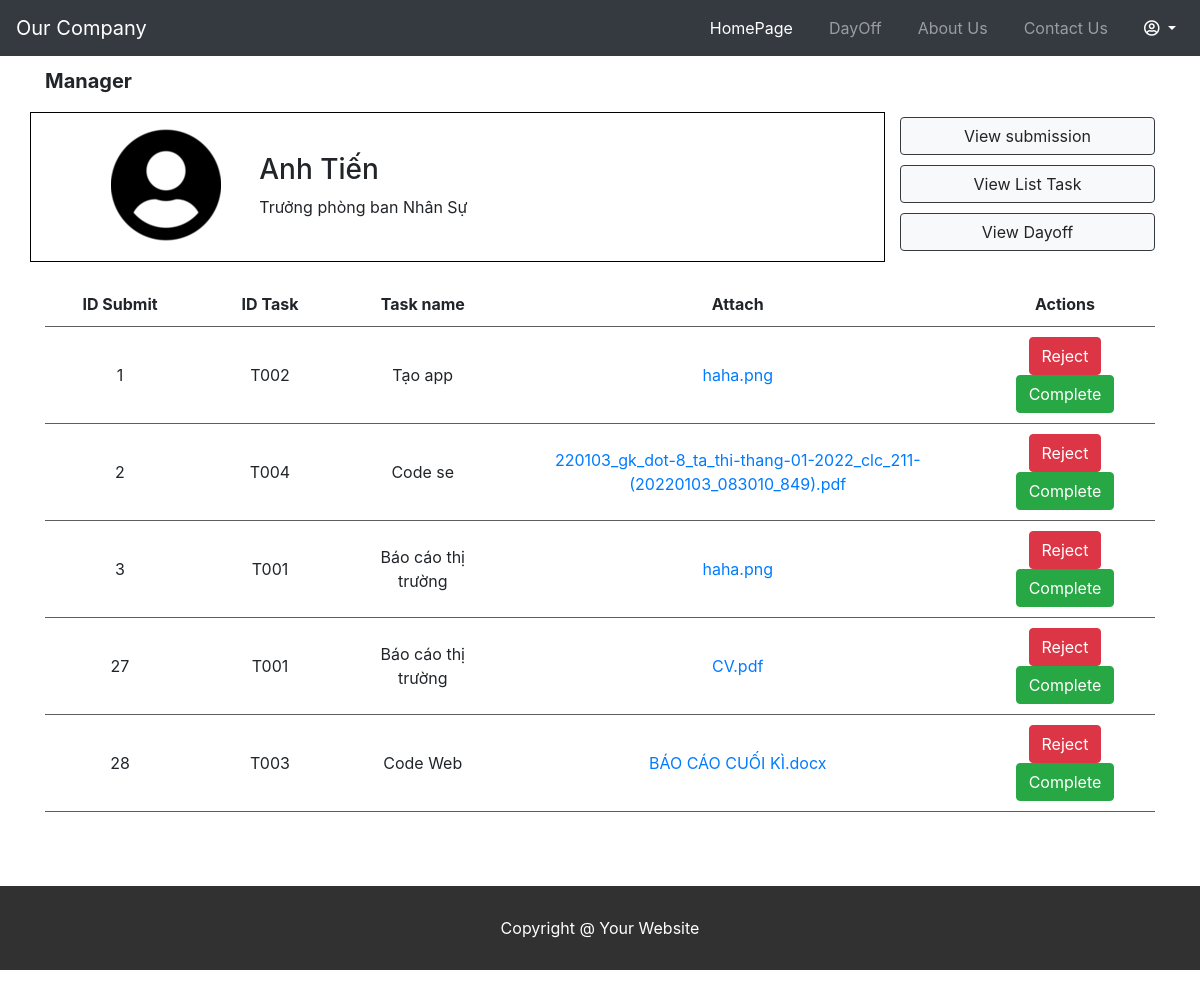
Screenshot of /truongphong/truongphong1.php (signed in) with the database file from the repository.
### tables this page shows
CREATE TABLE `employee` (
  `idnv` varchar(50) NOT NULL,
  `name` varchar(255) NOT NULL,
  `username` varchar(255) DEFAULT NULL,
  `position` varchar(255) DEFAULT NULL,
  `department` varchar(255) DEFAULT NULL,
  `id_department` varchar(50) DEFAULT NULL,
  `email` varchar(255) DEFAULT NULL,
  `phone` varchar(255) DEFAULT NULL,
  `indentity` varchar(255) DEFAULT NULL,
  `gender` varchar(255) DEFAULT NULL,
  `image` varchar(255) DEFAULT NULL,
  `password` varchar(255) DEFAULT NULL,
  `role` varchar(50) DEFAULT NULL
);

CREATE TABLE `submission` (
  `idsm` int(11) NOT NULL,
  `idnv` varchar(55) NOT NULL,
  `idtask` varchar(55) NOT NULL,
  `attach` varchar(255) NOT NULL,
  `description` varchar(255) NOT NULL,
  `day_submit` varchar(255) DEFAULT NULL,
  `deadline` varchar(255) DEFAULT NULL,
  `turnin` varchar(255) DEFAULT NULL,
  `token` int(11) DEFAULT NULL
);

CREATE TABLE `task` (
  `idtask` varchar(55) NOT NULL,
  `name` varchar(255) NOT NULL,
  `status` varchar(55) NOT NULL,
  `description` varchar(255) NOT NULL,
  `idnv` varchar(55) NOT NULL,
  `dueto` varchar(255) DEFAULT NULL,
  `id_department` varchar(255) DEFAULT NULL,
  `token` int(11) DEFAULT NULL,
  `evaluate` varchar(255) DEFAULT NULL,
  `note` varchar(255) DEFAULT NULL,
  `attach` varchar(255) DEFAULT NULL
);

### db.php (called while the page is built, shortened)
<?php
    function open_database() {
        $conn = new mysqli(HOST, USER, PASSWORD, DB);
        return $conn;
    }
	function get_employee_by_tentk($tentk){
        $conn = open_database();
		$sql = "SELECT * FROM employee WHERE username = ?";
		$stm = $conn->prepare($sql);
        $stm->bind_param('s', $tentk);
        if (!$stm->execute()){
            return array('code' => 1, 'message' => 'Không thể thực thi câu lệnh sql');
        }
		$result = $stm->get_result();
        $data = array();
        while($row = $result->fetch_assoc())
		{
            $data[] = $row;
        }
        return array('code'=>0, 'data'=>$data);
    }
    function get_all_submissions(){
        $conn = open_database();
		$sql = "SELECT * FROM submission WHERE token = 1";
		$result = $conn->query($sql);
        $data = array();
        while($row = $result->fetch_assoc())
		{
            $data[] = $row;
        }
        return array('code' => 0, 'message' =>'thành công', 'data' => $data);
    }
    function get_task($idtask){
        $conn = open_database();
		$sql = "SELECT * FROM task WHERE idtask = ?";
		$stm = $conn->prepare($sql);
        $stm->bind_param('s', $idtask);
        if (!$stm->execute()){
            return array('code' => 1, 'message' => 'Không thể thực thi câu lệnh sql');
        }
		$result = $stm->get_result();
        $data = array();
        while($row = $result->fetch_assoc())
		{
            $data[] = $row;
        }
        return array('code'=>0,'message'=>'sussess', 'data'=>$data);
    }
?>

### truongphong/truongphong1.php (the view, shortened to what this page needs)
<?php
	require_once('../db.php');
	$user = $_SESSION['user'];
	$result = get_employee_by_tentk($user);
	$data = $result['data'];
	foreach ($data as $item){
		$nameManager = $item['name'];
		$departmentManager = $item['department'];
	}
	$submission = get_all_submissions()['data'];
?>
<!DOCTYPE html>
<html lang="en">
<head>
	<link rel="stylesheet" href="https://maxcdn.bootstrapcdn.com/bootstrap/4.5.2/css/bootstrap.min.css">
	<link rel="stylesheet" href="https://cdnjs.cloudflare.com/ajax/libs/font-awesome/5.15.1/css/all.min.css" />
	<link rel="stylesheet" href="../style.css">
</head>
<body>
    <nav class="navbar navbar-expand-md bg-dark navbar-dark">
                <a class="navbar-brand" href="#">Our Company</a>
                <div class="collapse navbar-collapse" id="collapsibleNavbar">
                    <ul class="navbar-nav ml-auto">
					<li class="nav-item">
                            <a class="nav-link" href="#" style="color: white;">HomePage</a>
                        </li>
						<li class="nav-item">
                            <a class="nav-link" href="dayoff_manager.php">DayOff</a>
                        </li>
                        <li class="nav-item">
                            <a class="nav-link" href="../about.html">About Us</a>
                        </li>
						<li class="nav-item">
                            <a class="nav-link" href="../contact.html">Contact Us</a>
                        </li>
						<li class="nav-item" style = "cursor: pointer;">
							<div class="dropdown">
								<a class="dropdown-toggle nav-link" id="dropdownMenuButton" data-toggle="dropdown" data-display="static" aria-haspopup="true" aria-expanded="false" style="color: white;">
									<span><i class="far fa-user-circle"></i></span>
								</a>
							</div>
                        </li>
                    </ul>
                </div>
        </nav>
    <div class="container" style="min-height: 100vh">
		<div class="title-text">
			<p>Manager</p>
		</div>
        <div class="row" style="margin-bottom: 20px">
            <div class="col-lg-9 col-md-8 first-item">
				<div class="row">
					<div class="col-lg-3 col-md-4 col-sm-4 col-5">
						<div class="image-user">
							<img src="../user-circle.png" class="rounded-circle">
						</div>
					</div>
					<div class="col-lg-9 col-md-8 col-sm-6 col-6 text-user">
						<h3><?=$nameManager?></h3>
						<p>Trưởng phòng ban <?=$departmentManager?></p>
					</div>
				</div>
            </div>
			<div class="col-lg-3 col-md-4 second-item-m">
				<div class="row">
					<div class="col-lg-12 col-md-12 col-sm-4 col-4">
						<button onclick="window.location.href='truongphong1.php'" class="btn btn-light border-dark">View submission</button>
					</div>
					<div class="col-lg-12 col-md-12 col-sm-4 col-4">
						<button onclick="window.location.href='truongphong.php'" class="btn btn-light border-dark">View List Task</button>
					</div>
					<div class="col-lg-12 col-md-12 col-sm-4 col-4">
						<button onclick="window.location.href='dayoff_employee.php'" class="btn btn-light border-dark">View Dayoff</button>
					</div>
				</div>
            </div>
        </div>
		<div style="overflow-x:auto;">
			<table cellpadding="10" cellspacing="10" border="0" style=" margin: auto">
				<tr class="header">
					<td>ID Submit</td>
					<td>ID Task</td>
					<td>Task name</td>
					<td>Attach</td>
					<td>Actions</td>
				</tr>
				<?php
					foreach($submission as $submit) {
						$name_task = get_task($submit['idtask'])['data'][0]['name'];
						$attach = $submit['attach'];
						$idtask = $submit['idtask'];
						$idsm = $submit['idsm'];
						$status = $submit['turnin'];
				?>
					<tr class="item" data-toggle="modal" data-target="#view-task">
						<td><?=$idsm?></td>
						<td><?=$idtask?></td>
						<td><?=$name_task?></td>
						<td><a href="../minhchung/<?=$attach?>"><?=$attach?></a></td>
						<td>
							<button class = "btn btn-danger" id="button-reject" href="#" data-toggle="modal" data-target="#reject-task" data-id="<?=$id?>" data-status="<?=$status?>">Reject</button>
							<button class = "btn btn-success complete" id="button-complete" href="#"  data-toggle="modal" data-target="#complete-task"  onclick="completeStatus(this)">Complete</button>
						</td>
					</tr>
				<?php
					}
				?>
			</table>
		</div>
     </div>
	<footer>
		<p class="footer-text">Copyright @ Your Website</p>
	</footer>
</body>
</html>

### style.css (style rules this page uses)
* { box-sizing: border-box; }
.first-item { border: solid 1px black; height: 150px; }
.second-item-m button { margin-bottom: 5px; margin-top: 5px; width: 100%; }
.footer-text { background-color: rgba(0, 0, 0, 0.808); color: white; text-align: center; padding: 30px; margin-top: 20px; }
table { width: 100%; text-align: center; }
td { padding: 10px; }
tr.item { border-top: 1px solid #5e5e5e; border-bottom: 1px solid #5e5e5e; }
tr.item td { min-width: 150px; }
tr.header { font-weight: bold; }
a { text-decoration: none; }
.title-text { font-weight: bold; font-size: 20px; margin-top: 10px; }
.image-user { background-color: white; display: flex; justify-content: right; margin-top: 15px; }
.nav-item { margin-left: 20px; }
.text-user { margin-top: 40px; background-color: white; }
body { min-height: 100vh; }

### rows the page displays
employee: name "Anh Tiến", department "Nhân Sự"
submission: idsm "1", idtask "T002", idtask.name "Tạo app", attach "haha.png"
submission: idsm "2", idtask "T004", idtask.name "Code se", attach "220103_gk_dot-8_ta_thi-thang-01-2022_clc_211-(20220103_083010_849).pdf"
submission: idsm "3", idtask "T001", idtask.name "Báo cáo thị trường", attach "haha.png"
submission: idsm "27", idtask "T001", idtask.name "Báo cáo thị trường", attach "CV.pdf"
submission: idsm "28", idtask "T003", idtask.name "Code Web", attach "BÁO CÁO CUỐI KÌ.docx"
